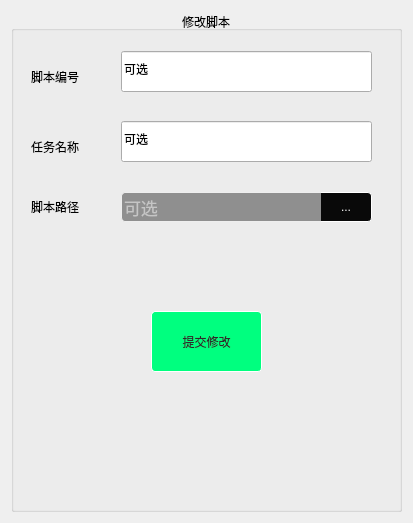
<?xml version="1.0" encoding="UTF-8"?>
<ui version="4.0">
 <class>Form</class>
 <widget class="QWidget" name="Form">
  <property name="geometry">
   <rect>
    <x>0</x>
    <y>0</y>
    <width>409</width>
    <height>519</height>
   </rect>
  </property>
  <property name="windowTitle">
   <string>Form</string>
  </property>
  <layout class="QGridLayout" name="gridLayout">
   <item row="0" column="0">
    <widget class="QGroupBox" name="groupBox">
     <property name="minimumSize">
      <size>
       <width>391</width>
       <height>501</height>
      </size>
     </property>
     <property name="maximumSize">
      <size>
       <width>391</width>
       <height>501</height>
      </size>
     </property>
     <property name="styleSheet">
      <string notr="true">QLabel,QPushButton{
	color: rgb(0, 0, 0);
	font: 12pt &quot;黑体&quot;;
}</string>
     </property>
     <property name="title">
      <string>修改脚本</string>
     </property>
     <property name="alignment">
      <set>Qt::AlignCenter</set>
     </property>
     <widget class="QLabel" name="label_id">
      <property name="geometry">
       <rect>
        <x>20</x>
        <y>50</y>
        <width>71</width>
        <height>31</height>
       </rect>
      </property>
      <property name="text">
       <string>脚本编号</string>
      </property>
     </widget>
     <widget class="QLineEdit" name="lineEdit_id">
      <property name="geometry">
       <rect>
        <x>110</x>
        <y>40</y>
        <width>251</width>
        <height>41</height>
       </rect>
      </property>
      <property name="text">
       <string>可选</string>
      </property>
      <property name="placeholderText">
       <string>必填</string>
      </property>
     </widget>
     <widget class="QLabel" name="label_task">
      <property name="geometry">
       <rect>
        <x>20</x>
        <y>120</y>
        <width>71</width>
        <height>31</height>
       </rect>
      </property>
      <property name="text">
       <string>任务名称</string>
      </property>
     </widget>
     <widget class="QLineEdit" name="lineEdit_task">
      <property name="geometry">
       <rect>
        <x>110</x>
        <y>110</y>
        <width>251</width>
        <height>41</height>
       </rect>
      </property>
      <property name="text">
       <string>可选</string>
      </property>
      <property name="placeholderText">
       <string>必填</string>
      </property>
     </widget>
     <widget class="QLabel" name="label_jspath">
      <property name="geometry">
       <rect>
        <x>20</x>
        <y>180</y>
        <width>71</width>
        <height>31</height>
       </rect>
      </property>
      <property name="text">
       <string>脚本路径</string>
      </property>
     </widget>
     <widget class="QWidget" name="layoutWidget">
      <property name="geometry">
       <rect>
        <x>110</x>
        <y>180</y>
        <width>251</width>
        <height>32</height>
       </rect>
      </property>
      <layout class="QHBoxLayout" name="horizontalLayout">
       <property name="spacing">
        <number>0</number>
       </property>
       <item>
        <widget class="QLineEdit" name="lineEdit_jspath">
         <property name="minimumSize">
          <size>
           <width>0</width>
           <height>30</height>
          </size>
         </property>
         <property name="maximumSize">
          <size>
           <width>16777215</width>
           <height>30</height>
          </size>
         </property>
         <property name="styleSheet">
          <string notr="true">QLineEdit{
color: rgb(252, 252, 252);
font-size:13pt;
background-color: rgb(143, 143, 143);
border:1px solid rgb(238, 238, 238);
border-right:none;
border-top-left-radius:4px;
border-bottom-left-radius:4px;
font: 11pt &quot;黑体&quot;;
}</string>
         </property>
         <property name="text">
          <string/>
         </property>
         <property name="placeholderText">
          <string>可选</string>
         </property>
        </widget>
       </item>
       <item>
        <widget class="QPushButton" name="btn_open">
         <property name="minimumSize">
          <size>
           <width>51</width>
           <height>30</height>
          </size>
         </property>
         <property name="maximumSize">
          <size>
           <width>51</width>
           <height>30</height>
          </size>
         </property>
         <property name="styleSheet">
          <string notr="true">QPushButton{
border:1px solid rgb(255, 255, 255);
border-left:none;
border-top-right-radius:4px;
border-bottom-right-radius:4px;
color: rgb(255, 255, 255);
background-color:rgb(9, 9, 9);
font: 13pt &quot;华文琥珀&quot;;
}
QPushButton:pressed{
font-size:10px;
background-color:rgb(95, 48, 0);
}</string>
         </property>
         <property name="text">
          <string>...</string>
         </property>
        </widget>
       </item>
      </layout>
     </widget>
     <widget class="QPushButton" name="btn_sbumit">
      <property name="geometry">
       <rect>
        <x>140</x>
        <y>300</y>
        <width>111</width>
        <height>61</height>
       </rect>
      </property>
      <property name="styleSheet">
       <string notr="true">QPushButton{
border:1px solid rgb(255, 255, 255);
border-radius:4px;
color: rgb(43, 43, 43);
background-color:rgb(0, 255, 127);
font: 13pt &quot;华文琥珀&quot;;
}
QPushButton:pressed{
background-color:rgb(0, 220, 106);
}</string>
      </property>
      <property name="text">
       <string>提交修改</string>
      </property>
     </widget>
    </widget>
   </item>
  </layout>
 </widget>
 <resources/>
 <connections/>
</ui>
